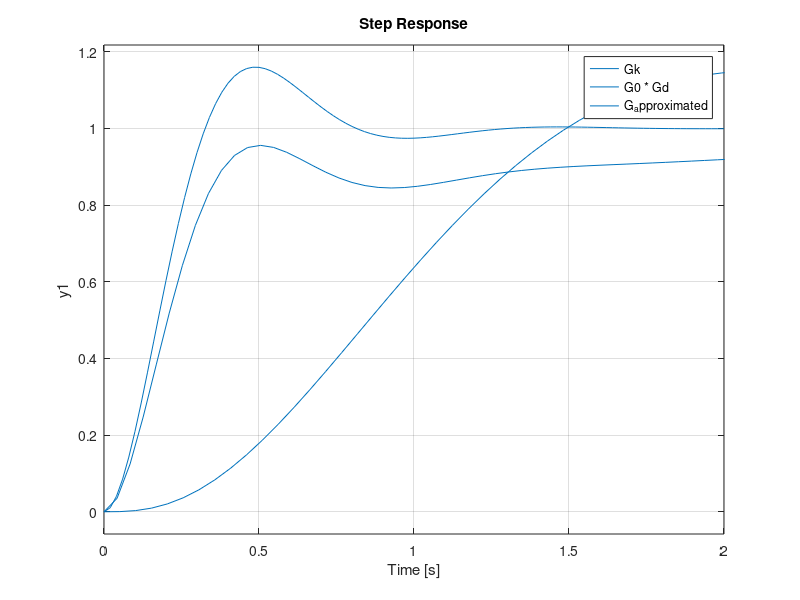

The MATLAB source for this figure:
clc
clear

s = tf('s');

G0 = 1/(s*(s+3)*(s+5))

rlocus(G0);
sgrid(0.504, 50);

% za ceta = 0.504, dominantniot par na polovi s12 = -0.94 +- j1.61
% pri K = 21.3

K = 21.3

% zd = 0.623

Gd = (s + 0.623)

rlocus(G0 * Gd);
sgrid(0.504, 50);

%% od rlocus za ceta = 0.504 -> Kd = 44.2;

Gd = Gd * 44.2;

pole(feedback(G0*Gd, 1))

step(feedback(G0*Gd, 1))

Gk = zpk(feedback(K*G0, 1))

G0_d = zpk(feedback(G0*Gd, 1))

% bidejkji tretiot pol vo 0.4964 go narushuva povedeniot se aproksimira so
% sistem od vtor red

G_approx = 44.2/(s^2 + 7.504*s + 55.48) % se ponishtuvaat polot vo 0.4964 i nulata vo 0.623

Gk_0 = dcgain(Gk); % Gk(0)
G_approx_0 = dcgain(G_approx); % G_approx(0)

approx_gain = Gk_0/G_approx_0; % Gk(0) = G_approx(0)

G_approx = G_approx * approx_gain

step(Gk);
hold on;
step(G0_d)
hold on;
step(G_approx);
legend('Gk', 'G0 * Gd', 'G_approximated')
hold off;
